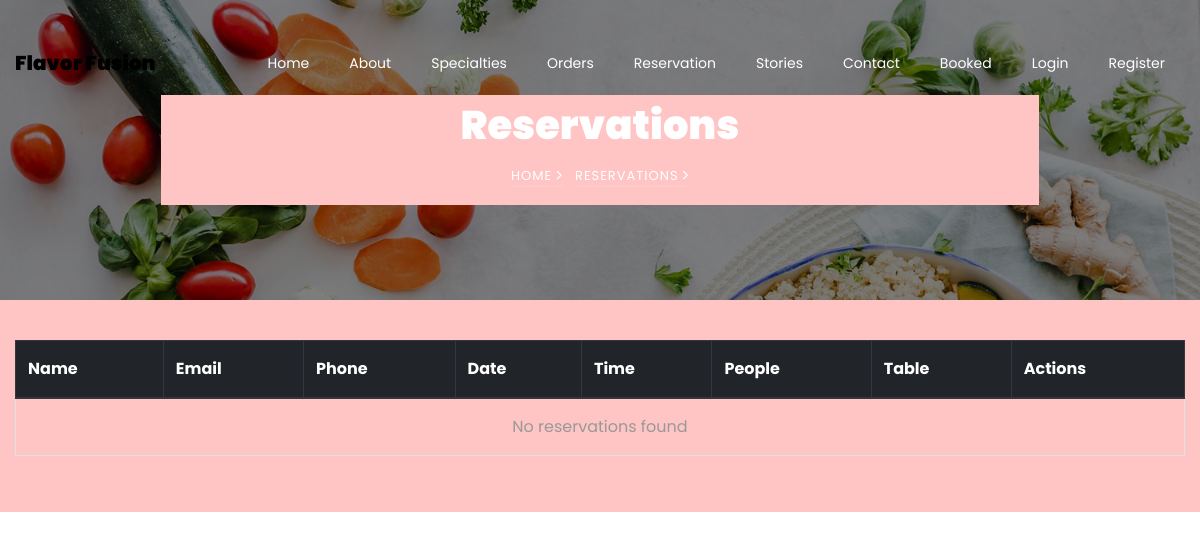
Before: /booked/ with the older database file.
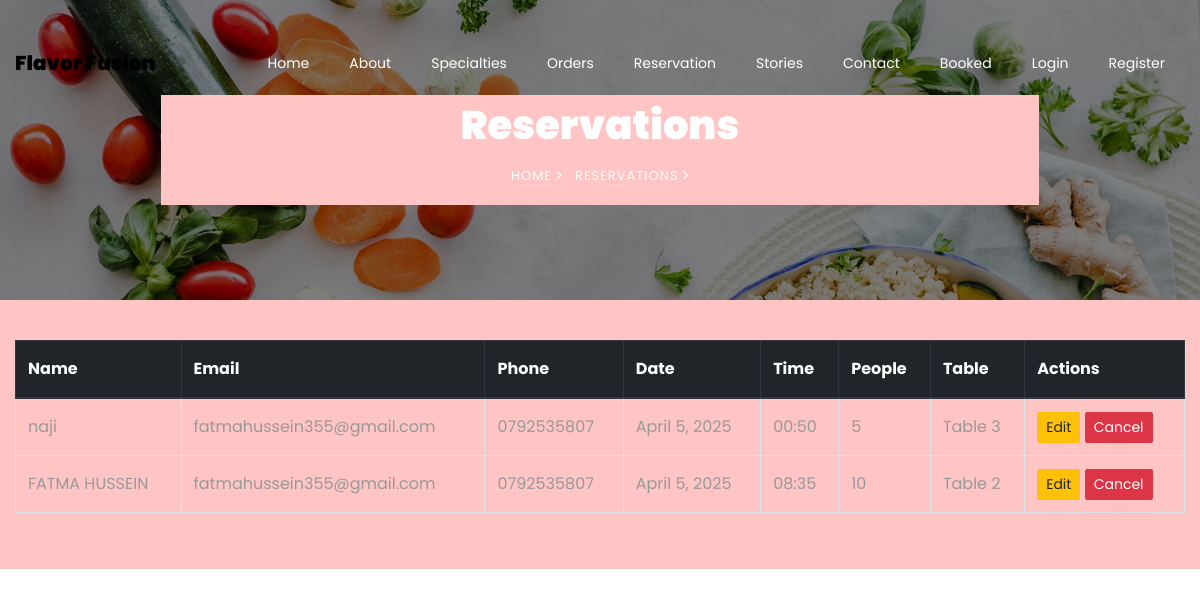
After: the same page with the newer database file.
### restaurant/models.py (models this page shows, shortened)
class Reservation(models.Model):  # Changed from Customer to Reservation to avoid confusion
    name = models.CharField(
        max_length=100,
        validators=[RegexValidator(r'^[A-Za-z ]+$', message="Name can only contain letters and spaces.")]
    )
    email = models.EmailField()
    phone = models.CharField(
        max_length=10,
        validators=[RegexValidator(r'^\d{10}$', message="Phone number must be exactly 10 digits.")]
    )
    date = models.DateField()
    time = models.TimeField()
    person = models.PositiveIntegerField()
    table = models.ForeignKey(Table, on_delete=models.SET_NULL, null=True, blank=True)
    created_at = models.DateTimeField(auto_now_add=True)
    updated_at = models.DateTimeField(auto_now=True)
    class Meta:
        ordering = ['-created_at']
        verbose_name = 'Reservation'
        verbose_name_plural = 'Reservations'

class Table(models.Model):
    number = models.IntegerField(unique=True)
    seats = models.IntegerField()
    available = models.BooleanField(default=True)

### restaurant/views.py (the view)
# urls.py: path('booked/', views.booked, name='booked'),
def booked(request):
    reservations = Reservation.objects.select_related('table').order_by('-created_at')
    return render(request, "booked.html", {"reservations": reservations})

### restaurant/templates/booked.html (shortened to what this page needs)
{% extends 'common.html' %}
{% load static %}
{% block body %}
<section class="hero-wrap hero-wrap-2" style="background-image: url('{% static 'images/bg_4.jpg' %}');">
    <div class="container">
        <div class="row no-gutters slider-text align-items-center justify-content-center">
            <div class="col-md-9 ftco-animate text-center" style="background: #ffc4c4">
                <h1 class="mb-2 bread">Reservations</h1>
                <p class="breadcrumbs">
                    <span class="mr-2"><a href="{% url 'index' %}">Home <i class="ion-ios-arrow-forward"></i></a></span>
                    <span>Reservations <i class="ion-ios-arrow-forward"></i></span>
                </p>
            </div>
        </div>
    </div>
</section>
<section class="ftco-section" style="background: #ffc4c4; padding: 40px 0;">
    <div class="container">
        <div class="table-responsive">
            <table class="table table-bordered table-hover">
                <thead class="thead-dark">
                    <tr>
                        <th>Name</th>
                        <th>Email</th>
                        <th>Phone</th>
                        <th>Date</th>
                        <th>Time</th>
                        <th>People</th>
                        <th>Table</th>
                        <th>Actions</th>
                    </tr>
                </thead>
                <tbody>
                    {% for res in reservations %}
                    <tr>
                        <td>{{ res.name }}</td>
                        <td>{{ res.email }}</td>
                        <td>{{ res.phone }}</td>
                        <td>{{ res.date }}</td>
                        <td>{{ res.time|time:"H:i" }}</td>
                        <td>{{ res.person }}</td>
                        <td>Table {{ res.table.number }}</td>
                        <td>
                            <a href="{% url 'edit_reservation' id=res.id %}" class="btn btn-sm btn-warning">Edit</a>
                            <a href="{% url 'cancel_reservation' res.id %}" class="btn btn-sm btn-danger">Cancel</a>
                        </td>
                    </tr>
                    {% empty %}
                    <tr>
                        <td colspan="8" class="text-center">No reservations found</td>
                    </tr>
                    {% endfor %}
                </tbody>
            </table>
        </div>
    </div>
</section>
{% endblock %}

### restaurant/templates/common.html (shortened to what this page needs)
{% load static %}
<!doctype html>
<html lang="en">
<head>
    <link rel="stylesheet" href="{% static 'css/open-iconic-bootstrap.min.css' %}">
    <link rel="stylesheet" href="{% static 'css/animate.css' %}">
    <link rel="stylesheet" href="{% static 'css/owl.carousel.min.css' %}">
    <link rel="stylesheet" href="{% static 'css/owl.theme.default.min.css' %}">
    <link rel="stylesheet" href="{% static 'css/magnific-popup.css' %}">
    <link rel="stylesheet" href="{% static 'css/aos.css' %}">
    <link rel="stylesheet" href="{% static 'css/ionicons.min.css' %}">
    <link rel="stylesheet" href="{% static 'css/bootstrap-datepicker.css' %}">
    <link rel="stylesheet" href="{% static 'css/jquery.timepicker.css' %}">
    <link rel="stylesheet" href="{% static 'css/flaticon.css' %}">
    <link rel="stylesheet" href="{% static 'css/icomoon.css' %}">
    <link rel="stylesheet" href="{% static 'css/style.css' %}">
</head>
<body>
<nav class="navbar navbar-expand-lg navbar-dark ftco_navbar bg-dark ftco-navbar-light" id="ftco-navbar">
    <div class="container">
        <a class="navbar-brand" href="{% url 'index' %}">Flavor Fusion</a>
        <div class="collapse navbar-collapse" id="ftco-nav">
            <ul class="navbar-nav ml-auto">
                <li class="nav-item {% if nav == 'index' %} active {% endif %}">
                    <a href="{% url 'index' %}" class="nav-link">Home</a>
                </li>
                <li class="nav-item {% if nav == 'about' %} active {% endif %}">
                    <a href="{% url 'about' %}" class="nav-link">About</a>
                </li>
                <li class="nav-item {% if nav == 'menu' %} active {% endif %}">
                    <a href="{% url 'menu' %}" class="nav-link">Specialties</a>
                </li>
                <li class="nav-item {% if nav == 'order' %} active {% endif %}">
                    <a href="{% url 'order' %}" class="nav-link">Orders</a>
                </li>
                <li class="nav-item {% if nav == 'reservation' %} active {% endif %}">
                    <a href="{% url 'reservation' %}" class="nav-link">Reservation</a>
                </li>
                <li class="nav-item {% if nav == 'blog' %} active {% endif %}">
                    <a href="{% url 'blog' %}" class="nav-link">Stories</a>
                </li>
                <li class="nav-item {% if nav == 'contact' %} active {% endif %}">
                    <a href="{% url 'contact' %}" class="nav-link">Contact</a>
                </li>
                <li class="nav-item {% if nav == 'booked' %} active {% endif %}">
                    <a href="{% url 'booked' %}" class="nav-link">Booked</a>
                </li>
                {% if user.is_authenticated %}
                    <li class="nav-item">
                        <span class="user-greeting">Hello, {{ user.first_name }}</span>
                    </li>
                    <li class="nav-item">
                        <a href="{% url 'logout' %}" class="nav-link">Logout</a>
                    </li>
                {% else %}
                    <li class="nav-item {% if nav == 'login' %} active {% endif %}">
                        <a href="{% url 'login' %}" class="nav-link">Login</a>
                    </li>
                    <li class="nav-item {% if nav == 'register' %} active {% endif %}">
                        <a href="{% url 'register' %}" class="nav-link">Register</a>
                    </li>
                {% endif %}
            </ul>
        </div>
    </div>
</nav>
{% block body %}{% endblock %}
</body>
</html>

Changed rows visible on the page:
added Reservation: name "naji", email "fatmahussein355@gmail.com", phone "0792535807", date "April 5, 2025", time "00:50", person "5", table.number "3"
added Reservation: name "FATMA HUSSEIN", email "fatmahussein355@gmail.com", phone "0792535807", date "April 5, 2025", time "08:35", person "10", table.number "2"
Other visible differences:
text no longer shown: "No reservations found"
